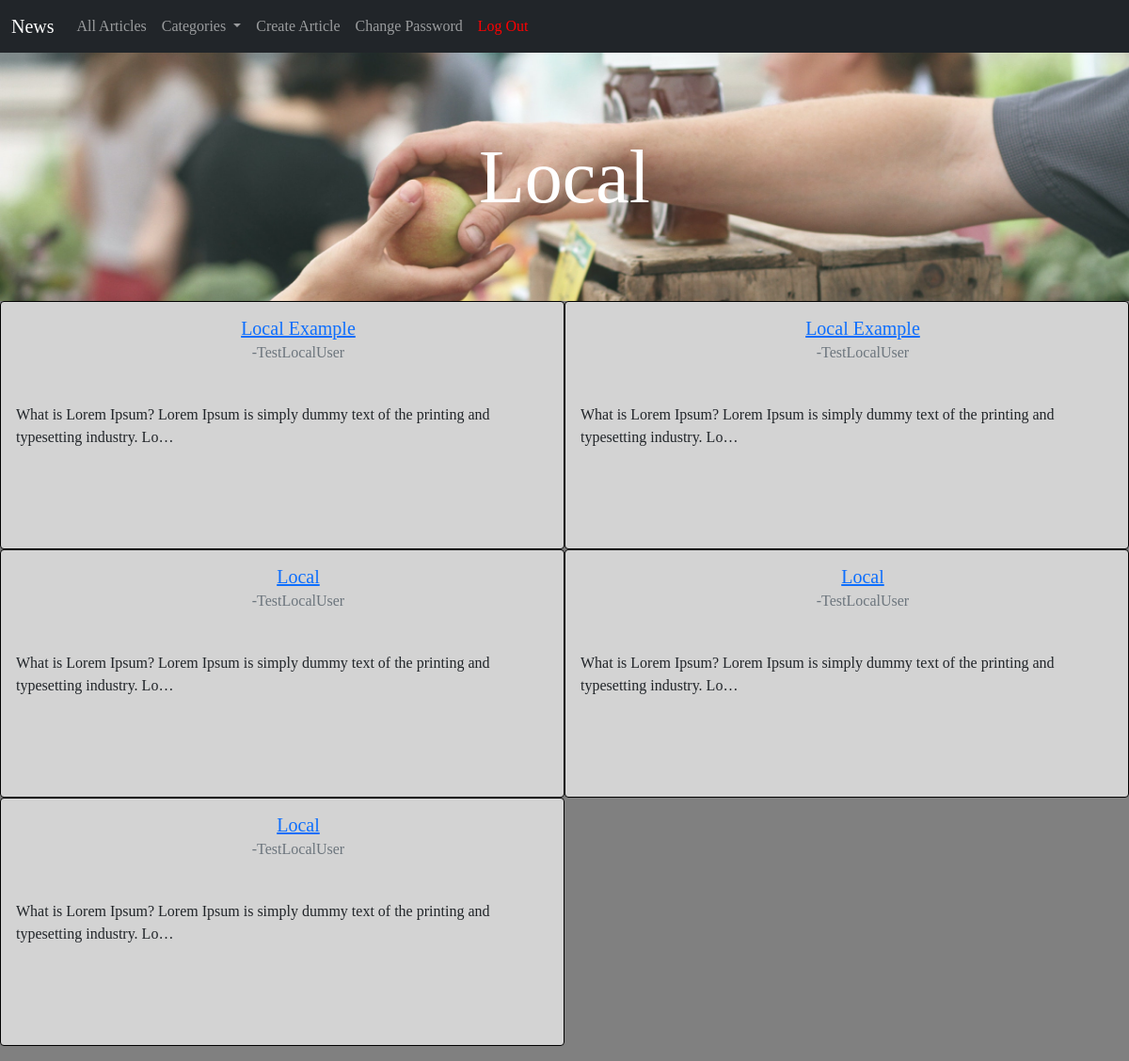
Screenshot of /articles/local/ (signed in) with the database file from the repository.
### articles/models.py (models this page shows, shortened)
class Article(models.Model):
    title=models.CharField(max_length=200)
    body=models.TextField()
    author=models.ForeignKey(
        get_user_model(),
        on_delete=models.CASCADE
    )
    created_on=models.DateTimeField(auto_now_add=True)
    category = models.CharField(max_length=200, default="None")

### accounts/models.py (models this page shows)
class CustomUser(AbstractUser):
    role = models.CharField(max_length=255)
    department = models.CharField(max_length=255, default="None")

### articles/views.py (the view)
# urls.py: path('local/', LocalListView.as_view(), name='local'),
class LocalListView(LoginRequiredMixin, ListView):
    model=Article
    template_name="local.html"

### templates/local.html (shortened to what this page needs)
{% extends 'base.html' %}
{% block content %}
<div class="local">
    <div class="page-photo">
        <h1>Local</h1>
    </div>
    <div class="article-list-section">
        {% for article in article_list %}
            {% if article.category == 'Local' %}
                <div class="card">
                    <div class="card-body">
                        <div class="top-of-card">
                            <div class="title-author">
                                <h5 class="card-title"><a href="{% url 'article_detail' article.id %}">{{article.title|truncatechars:50}}</a></h5>
                                <h6 class="card-subtitle mb-2 text-muted author">-{{article.author}}</h6>
                            </div>
                        </div>
                        <div class="article-info">
                            <p class="card-text">{{article.body|truncatechars:100}}</p>
                        </div>
                    </div>
                </div>
            {% endif %}
        {% endfor %}
    </div>
</div>
{% endblock content %}

### static/css/base.css (style rules this page uses)
body { font-family: 'EB Garamond', serif; background-color: grey; width: 100%; }
.local { display: flex; flex-direction: column; text-align: center; }
.local .page-photo { display: flex; width: 100%; height: 33vh; background-image: url('/static/images/local.jpg'); background-size: cover; margin-bottom: 0; }
.local h1 { font-size: 5rem; margin: auto; color: white; }
.local .article-list-section { display: flex; flex-direction: row; flex-wrap: wrap; margin-bottom: 1rem; }
.local .card { display: flex; width: 50%; height: 33vh; background-color: lightgrey; border: .5px solid black; }
.local .card-body { display: flex; flex-direction: column; width: 100%; height: 25vh; justify-content: space-between; }
.local .top-of-card { display: flex; flex-direction: row; }
.local .title-author { width: 100%; height: 25%; margin-left: 6%; }
.local .article-info { display: flex; flex-direction: row; text-align: center; width: 100%; height: 60%; justify-content: space-between; }
.local .card-text { height: 100%; width: 100%; text-align: left; }

### rows the page displays
Article: title "Local Example", author "TestLocalUser", body "What is Lorem Ipsum? Lorem Ipsum is simply dummy text of the printing and typesetting industry. Lo…"
Article: title "Local Example", author "TestLocalUser", body "What is Lorem Ipsum? Lorem Ipsum is simply dummy text of the printing and typesetting industry. Lo…"
Article: title "Local", author "TestLocalUser", body "What is Lorem Ipsum? Lorem Ipsum is simply dummy text of the printing and typesetting industry. Lo…"
Article: title "Local", author "TestLocalUser", body "What is Lorem Ipsum? Lorem Ipsum is simply dummy text of the printing and typesetting industry. Lo…"
Article: title "Local", author "TestLocalUser", body "What is Lorem Ipsum? Lorem Ipsum is simply dummy text of the printing and typesetting industry. Lo…"
